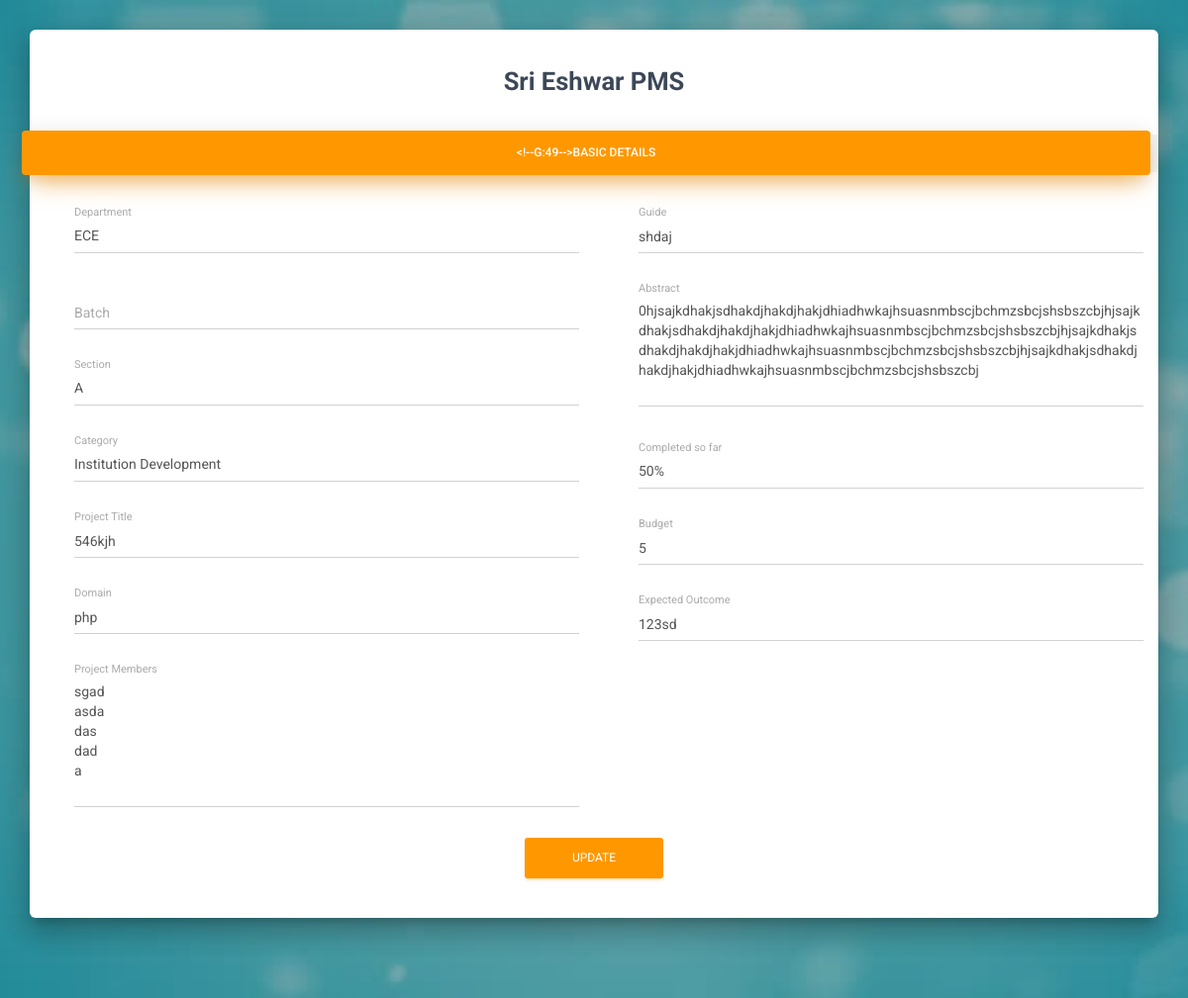
The app's page /edit_iprojform.php?id=PMS-01 with its own data.
### tables this page shows
CREATE TABLE `project_details` (
  `proj_id` varchar(50) NOT NULL,
  `batch_no` varchar(100) NOT NULL,
  `dept_name` varchar(100) NOT NULL,
  `sec` varchar(5) NOT NULL,
  `project_category` varchar(100) NOT NULL,
  `project_title` varchar(100) NOT NULL,
  `domain_name` varchar(100) NOT NULL,
  `project_guide` varchar(100) NOT NULL,
  `Abstract` longtext NOT NULL,
  `com_so_far` varchar(10) NOT NULL,
  `estimated_budget` varchar(100) NOT NULL,
  `expected_outcome` varchar(100) NOT NULL,
  `sem1_zero_rev` text NOT NULL,
  `sem1_rev1` varchar(100) NOT NULL,
  `sem1_competition` text NOT NULL,
  `sem1_rev1_pic` varchar(100) NOT NULL,
  `sem1_rev2` varchar(100) NOT NULL,
  `sem1_rev2_pic` varchar(100) NOT NULL,
  `sem1_rev3` varchar(100) NOT NULL,
  `sem1_rev3_pic` varchar(100) NOT NULL,
  `sem1_competion_won` text NOT NULL,
  `creator` varchar(50) NOT NULL,
  `project_status` varchar(100) NOT NULL,
  `sem2_rev1` varchar(50) NOT NULL,
  `sem2_rev1_pic` varchar(100) NOT NULL,
  `sem2_competition` text NOT NULL,
  `sem2_rev2` varchar(50) NOT NULL,
  `sem2_rev2_pic` varchar(100) NOT NULL,
  `sem2_rev3` varchar(50) NOT NULL,
  `sem2_rev3_pic` varchar(100) NOT NULL,
  `com_zero` text NOT NULL,
  `com_one_sem1` text NOT NULL,
  `com_two_sem1` text NOT NULL,
  `com_three_sem1` text NOT NULL,
  `com_one_sem2` text NOT NULL,
  `com_two_sem2` text NOT NULL,
  `com_three_sem2` text NOT NULL,
  `final_prizes_won` text NOT NULL,
  `final_patent` text NOT NULL,
  `final_research` text NOT NULL,
  `final_startup` text NOT NULL,
  `final_stp_details` text NOT NULL,
  `dean_comment` text NOT NULL
);

CREATE TABLE `team_details` (
  `proj_id` varchar(50) NOT NULL,
  `Team_members` varchar(100) NOT NULL
);

### edit_iprojform.php (the view, shortened to what this page needs)
<?php
include("db-connection.php");
   if(isset($_REQUEST["id"]))
    {
        $pid= $_REQUEST["id"];
    }
?>
<?php
 $sql="SELECT * from project_details where proj_id='".$pid."'";
    $run=mysqli_query($conn,$sql);
    if(mysqli_num_rows($run)>0)
    {
        $proj=mysqli_fetch_assoc($run);
    }
$sql1="SELECT * from team_details where proj_id='".$pid."'";
    $run1=mysqli_query($conn,$sql1);
    if(mysqli_num_rows($run1)>0)
    {
        $proj1=mysqli_fetch_assoc($run1);
    }
    ?>
<!doctype html>
<html lang="en">
<head>
	<link rel="stylesheet" href="https://maxcdn.bootstrapcdn.com/font-awesome/latest/css/font-awesome.min.css" />
	<link href="assets/css/bootstrap.min.css" rel="stylesheet" />
	<link href="assets/css/material-bootstrap-wizard.css" rel="stylesheet" />
    <link rel="stylesheet" href="assets/css/sweetalert.css">
</head>
<body>
	<div class="image-container set-full-height" style="background-image: url('assets/img/1.jpg')">
	    <div class="container">
	        <div class="row">
		        <div class="col-sm-12 col-sm-offset-0">
		            <div class="wizard-container">
		                <div class="card wizard-card" data-color="orange" id="wizard">
		       	<div class="wizard-header">
		                        	<h3 class="wizard-title">
		                        		Sri Eshwar PMS
		                        	</h3>
		                    	</div>
								<div class="wizard-navigation">
									<ul>
			                            <li><a href="#details" data-toggle="tab">Basic Details</a></li>
			                        </ul>
								</div>
		                        <div class="tab-content">
		                        <div class="tab-pane" id="details">
									<form action="#" method="post">
		                            	<div class="row">
		                                	<div class="col-sm-6">
												<div class="col-sm-13">
							<div class="input-group">
									<span class="input-group-addon">
									</span>
							<div class="form-group label-floating">
						<label class="control-label">Department</label>
				<select class="form-control" name="dname">
			    <?php
                switch($proj['dept_name'])
                {
                    case 'cse':?>
                            <?php break;
                    case 'ece':?>
                            <option value="ece" selected> ECE </option>
                            <?php break;
                    case 'eee':?>
                    <?php
                }
							?>
            </select>
            </div>
        </div>
        <div class="input-group">
            <span class="input-group-addon">
            </span>
            <?php
                $bat = "SELECT * FROM batch";
                $res_bat = $conn->query($bat);
            ?>
            <div class="form-group label-floating">
                <label class="control-label">Batch</label>
                <select class="form-control" name="batch">
                <option disabled="" selected=""></option>
                <?php
                    if($res_bat->num_rows > 0 )
                    {
                        while( $row = mysqli_fetch_assoc($res_bat))
                        {
                            $batch_name = $row["batch_no"];
                            if($batch_name==$proj['batch_no'])
                                {?>
                                <option selected><?php echo $batch_name; ?></option>
                                <?php
                                }
                            else
                            {?>
                                <option><?php echo $batch_name; ?></option>
                            <?php
                            }
                        }
                    }
                ?>
              </select>
            </div>
        </div>
        <div class="input-group">
            <span class="input-group-addon">
            </span>
            <div class="form-group label-floating">
                <label class="control-label">Section</label>
                <select class="form-control" name="sec_name">
                <?php
                switch($proj['sec'])
                {
                    case 'A':?>
                            <option value="A" selected> A </option>
                            <?php break;
                    case 'B':?>
                    <?php
                }
				?>
                </select>
            </div>
        </div>
        <div class="input-group">
            <span class="input-group-addon">
            </span>
            <?php
                $cat = "SELECT * FROM category";
                $res_cat = $conn->query($cat);
            ?>
            <div class="form-group label-floating">
                <label class="control-label">Category</label>
                <select class="form-control" name="proj_cat">
                     <?php
                        if($res_cat->num_rows > 0 )
                        {
                            while( $row = mysqli_fetch_assoc($res_cat))
                            {
                                $category = $row["project_category"];
                                if($proj['project_category']==$category)
                                {
                                    ?>
                                    <option selected><?php echo $category; ?></option>
                                    <?php
                                }
                                else
                                {
                                    ?>
                                    <option><?php echo $category; ?></option>
                                <?php
                                }
                            }
                        }
                        ?>
                </select>
            </div>
        </div>
</div>
<div class="input-group">
    <span class="input-group-addon">
    </span>
    <div class="form-group label-floating">
        <label class="control-label">Project Title</label>
        <input name="p_title" type="text" class="form-control" value="<?php echo $proj['project_title'] ?>">
    </div>
</div>
<div class="input-group">
        <span class="input-group-addon">
        </span>
        <div class="form-group label-floating">
            <label class="control-label">Domain</label>
          <input name="dom_name" type="text" class="form-control" value="<?php echo $proj['domain_name'] ?>">
        </div>
</div>
												<div class="input-group">
													<span class="input-group-addon">
													</span>
													<div class="form-group label-floating">
			                                          	<label class="control-label">Project Members</label>
			                                          	<textarea name="t_mem" id="t_mem" class="form-control" placeholder="" rows="6" title=""><?php echo $proj1['Team_members'] ?></textarea>
			                                        </div>
												</div>
											</div>
											<div class="col-sm-6">
												<div class="input-group">
													<span class="input-group-addon">
													</span>
													<div class="form-group label-floating">
			                                          	<label class="control-label">Guide</label>
			                                          	<input name="p_guide" type="text" class="form-control" value="<?php echo $proj['project_guide'] ?>">
			                                        </div>
												</div>
												<div class="input-group">
													<span class="input-group-addon">
													</span>
													<div class="form-group label-floating">
			                                          	<label class="control-label">Abstract</label>
			                                          	<textarea name="abs" id="abs" class="form-control" placeholder="" rows="5"><?php echo $proj['Abstract'] ?></textarea>
			                                        </div>
												</div>
												<div class="input-group">
													<span class="input-group-addon">
													</span>
													<div class="form-group label-floating">
														<label class="control-label">Completed so far</label>
                                                        <select class="form-control" name="comp" id="comp">
                                                        <?php
                                                        switch($proj['com_so_far'])
                                                        {
                                                            case '25':?>
                                                                    <?php break;
                                                            case '50':?>
                                                                    <option value="50" selected> 50% </option>
                                                                    <?php break;
                                                            case '75':?>
                                                            <?php
                                                        }
                                                                    ?>
                                                    </select>
													</div>
												</div>
												<div class="input-group">
													<span class="input-group-addon">
													</span>
													<div class="form-group label-floating">
			                                          	<label class="control-label">Budget</label>
			                                          	<input name="bud" id="bud" type="text" class="form-control" value="<?php echo $proj['estimated_budget'] ?>">
			                                        </div>
												</div>
												<div class="input-group">
													<span class="input-group-addon">
													</span>
													<div class="form-group label-floating">
			                                          	<label class="control-label">Expected Outcome</label>
			                                          	<input name="out" id="out" type="text" class="form-control"  value="<?php echo $proj['expected_outcome'] ?>">
			                                        </div>
												</div>
		                                	</div>
		                            	</div>
											<div style="text-align:center"><input type='submit' name="subbtn" id="subbtn" class='btn btn-fill btn-warning btn-wd' value='Update' />
											</div>
									</form>
		                            </div>
		                        </div>
		                </div>
		            </div>
		        </div>
	    	</div>
		</div>
	    <div class="footer">
	        <div class="container text-center">
				 <br>
	        </div>
	    </div>
	</div>
</body>
</html>

### records on screen
project_details: dname "ECE", sec_name "A", p_title "546kjh", dom_name "php", p_guide "shdaj", abs "0hjsajkdhakjsdhakdjhakdjhakjdhiadhwkajhsuasnmbscjbchmzsbcjshsbszcbjhjsajkdhakjsdhakdjhakdjhakjdhiadhwkajhsuasnmbscjbchmzsbcjshsbszcbjhjsajkdhakjsdhakdjhakdjhakjdhiadhwkajhsuasnmbscjbchmzsbcjshsbszcbjhjsajkdhakjsdhakdjhakdjhakjdhiadhwkajhsuasnmbscjbchmzsbcjshsbszcbj", comp "50%", bud "5", out "123sd"
team_details: t_mem "sgad asda das dad a"

### other values on screen
form field proj_cat "Institution Development"
